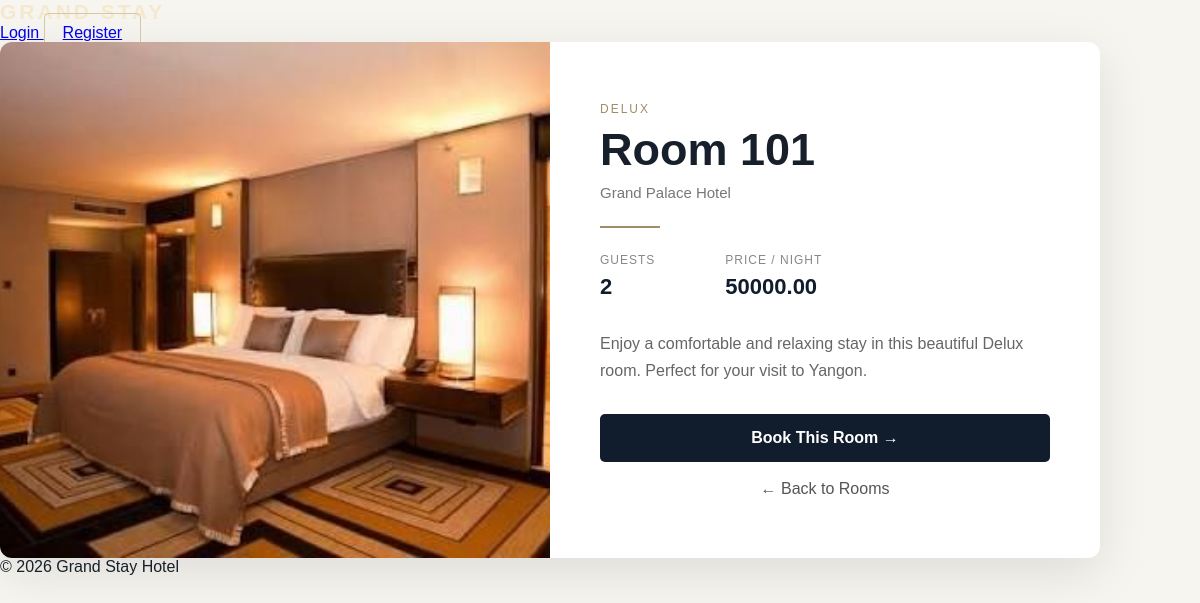
The page /room/1/ on the database its author committed.
### booking/models.py (models this page shows, shortened)
class Room(models.Model):
    ROOM_TYPES = [
        ('Single', 'Single Room'),
        ('Double', 'DOuble Room'),
        ('Delux', 'Delux Room'),
        ('Suite', ' Suite'),
    ]
    hotel =models.ForeignKey(Hotel, on_delete=models.CASCADE,related_name='rooms')
    room_number = models.CharField(max_length=20)
    room_type = models.CharField(max_length=20,choices=ROOM_TYPES)
    price = models.DecimalField(max_digits=10, decimal_places=2)
    capacity = models.PositiveIntegerField()
    image = models.ImageField(upload_to='rooms/', blank=True, null=True)

class Hotel(models.Model):
    name = models.CharField(max_length=200)
    location = models.CharField(max_length=200)
    description = models.TextField()
    image = models.ImageField(upload_to='hotels/', blank=True, null=True)

### booking/views.py (the view)
def room_detail(request, room_id):
    room = get_object_or_404(Room, id=room_id)
    return render(
        request,
        "room_detail.html",
        {"room": room}
    )

### booking/templates/room_detail.html (shortened to what this page needs)
{% load static %}
<link rel="stylesheet"
      href="{% static 'booking/css/style.css' %}">
<a href="{% url 'home' %}" class="logo">
    GRAND STAY
</a>
<nav>
    {% if user.is_authenticated %}
        <span class="welcome">
            Hi, {{ user.username }}
        </span>
        <a href="{% url 'my_bookings' %}">
            My Bookings
        </a>
        <a href="{% url 'logout' %}">
            Logout
        </a>
    {% else %}
        <a href="{% url 'login' %}">
            Login
        </a>
        <a href="{% url 'register' %}" class="nav-btn">
            Register
        </a>
    {% endif %}
</nav>
<div class="detail-card">
    <div class="detail-image">
        {% if room.image %}
            <img src="{{ room.image.url }}"
                 alt="Room {{ room.room_number }}">
        {% else %}
            <div class="detail-no-image">
                ROOM {{ room.room_number }}
            </div>
        {% endif %}
    </div>
    <div class="detail-content">
        <p class="room-type">
            {{ room.room_type }}
        </p>
        <h1>
            Room {{ room.room_number }}
        </h1>
        <p class="hotel-name">
            {{ room.hotel.name }}
        </p>
        <div class="detail-line"></div>
        <div class="detail-info">
            <div>
                <span>Guests</span>
                <strong>
                    {{ room.capacity }}
                </strong>
            </div>
            <div>
                <span>Price / Night</span>
                <strong>
                    {{ room.price }}
                </strong>
            </div>
        </div>
        <p class="detail-description">
            Enjoy a comfortable and relaxing stay in
            this beautiful {{ room.room_type }} room.
            Perfect for your visit to
            {{ room.hotel.location }}.
        </p>
        <a href="{% url 'book_room' room.id %}"
           class="large-book-btn">
            Book This Room →
        </a>
        <a href="{% url 'room_list' room.hotel.id %}"
           class="back-link">
            ← Back to Rooms
        </a>
    </div>
</div>
<p>© 2026 Grand Stay Hotel</p>

### booking/static/booking/css/style.css (style rules this page uses)
* { margin: 0; padding: 0; box-sizing: border-box; }
.logo { color: #f4e8cf; text-decoration: none; font-size: 21px; font-weight: bold; letter-spacing: 3px; }
.nav-btn { border: 1px solid #d8c7a3; padding: 10px 18px; border-radius: 5px; }
.room-type { color: #a08c68; font-size: 12px; text-transform: uppercase; letter-spacing: 2px; }
.back-link { display: inline-block; margin-top: 45px; color: #555; text-decoration: none; }
.detail-card { width: 100%; max-width: 1100px; display: grid; grid-template-columns: 1fr 1fr; background: white; border-radius: 12px; overflow: hidden; box-shadow: 0 15px 50px rgba(0, 0, 0, 0.1); }
.detail-image { min-height: 500px; }
.detail-image img, .detail-no-image { width: 100%; height: 100%; min-height: 500px; object-fit: cover; }
.detail-content { padding: 60px 50px; display: flex; flex-direction: column; justify-content: center; }
.detail-content h1 { font-size: 45px; margin: 8px 0; }
.hotel-name { color: #777; font-size: 15px; }
.detail-line { width: 60px; height: 2px; background: #a08c68; margin: 25px 0; }
.detail-info { display: flex; gap: 70px; margin-bottom: 30px; }
.detail-info div { display: flex; flex-direction: column; gap: 7px; }
.detail-info span { color: #888; font-size: 12px; text-transform: uppercase; letter-spacing: 1px; }
.detail-info strong { font-size: 22px; color: #111c2d; }
.detail-description { color: #666; line-height: 1.7; margin-bottom: 30px; }
.large-book-btn { display: block; text-align: center; background: #111c2d; color: white; text-decoration: none; padding: 15px; border-radius: 5px; font-weight: bold; margin-bottom: 18px; }
.detail-content .back-link { margin-top: 0; text-align: center; }

### rows shown on the page
Room: image (picture), room_type "DELUX", room_number "101", hotel.name "Grand Palace Hotel", capacity "2", price "50000.00", room_type "Delux", hotel.location "Yangon"
